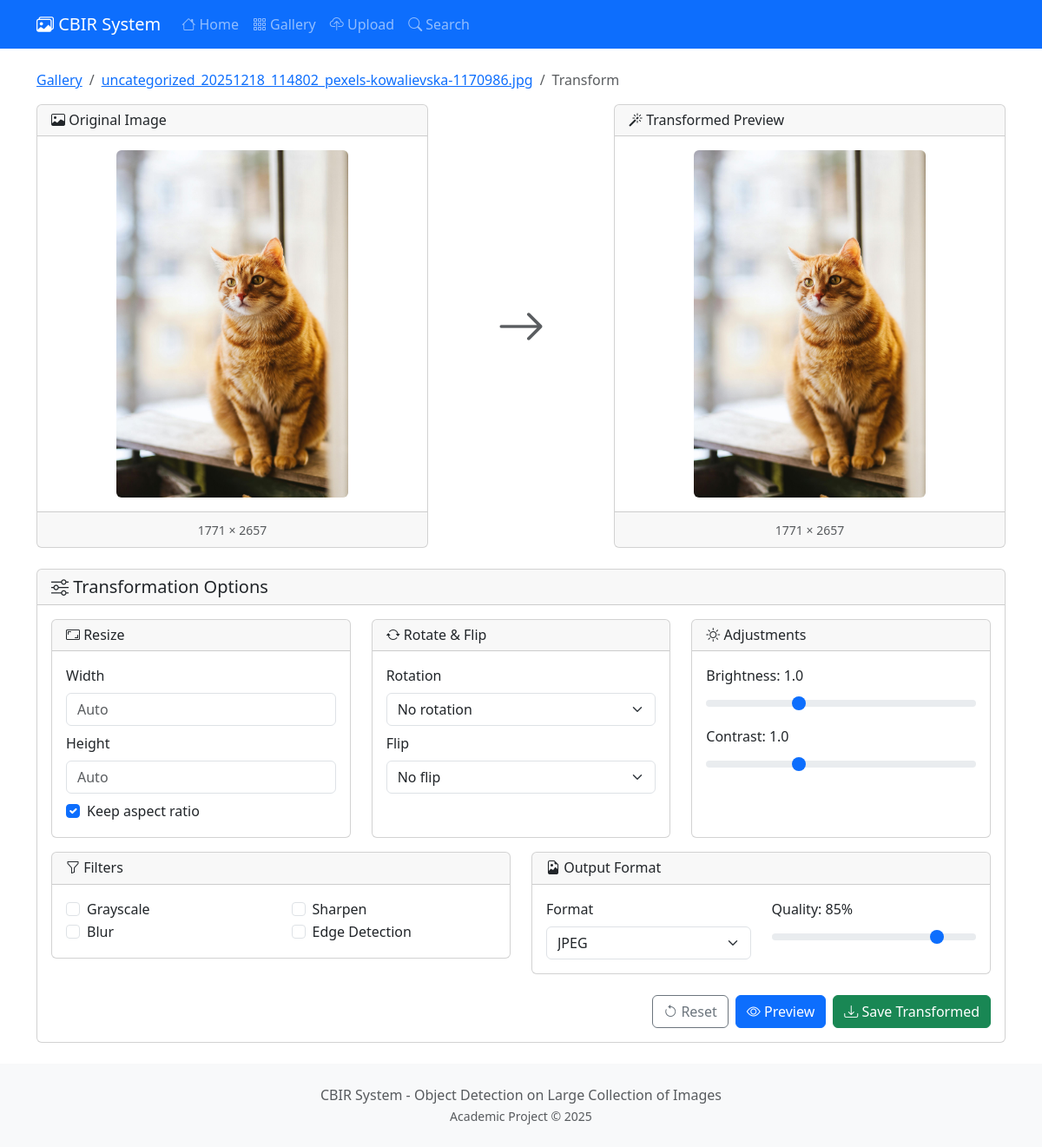
Screenshot of /image/11/transform/ with the database file from the repository.
### core/models.py (models this page shows, shortened)
class Image(models.Model):
    file = models.ImageField(upload_to=image_upload_path)
    filename = models.CharField(max_length=255)
    category = models.CharField(max_length=100, null=True, blank=True)
    uploaded_at = models.DateTimeField(auto_now_add=True)
    width = models.IntegerField(default=0)
    height = models.IntegerField(default=0)
    file_size = models.IntegerField(default=0)  # in bytes
    features_extracted = models.BooleanField(default=False)
    feature_vector = models.BinaryField(null=True, blank=True)  # Serialized numpy array
    class Meta:
        ordering = ['-uploaded_at']
    @property
    def image(self):
        return self.file
    @property
    def original_filename(self):
        return self.filename

### core/views.py (the view, shortened to what this page needs)
# urls.py: path('image/<int:pk>/transform/', views.TransformView.as_view(), name='transform'),
class TransformView(View):
    template_name = 'core/transform.html'
    def get(self, request, pk):
        image = get_object_or_404(Image, pk=pk)
        form = TransformForm()
        return render(request, self.template_name, {
            'image': image,
            'form': form
        })

### templates/core/transform.html (shortened to what this page needs)
{% extends 'core/base.html' %}
{% block content %}
<nav aria-label="breadcrumb" class="mb-3">
    <ol class="breadcrumb">
        <li class="breadcrumb-item"><a href="{% url 'core:gallery' %}">Gallery</a></li>
        <li class="breadcrumb-item"><a href="{% url 'core:image_detail' image.id %}">{{ image.original_filename }}</a></li>
        <li class="breadcrumb-item active">Transform</li>
    </ol>
</nav>
<div class="row">
    <div class="col-md-5">
        <div class="card">
            <div class="card-header">
                <h6 class="mb-0"><i class="bi bi-image"></i> Original Image</h6>
            </div>
            <div class="card-body text-center">
                <img src="{{ image.image.url }}" class="img-fluid rounded" id="originalImage" alt="Original">
            </div>
            <div class="card-footer text-center">
                <small class="text-muted">{{ image.width }} × {{ image.height }}</small>
            </div>
        </div>
    </div>
    <div class="col-md-2 d-flex align-items-center justify-content-center">
        <i class="bi bi-arrow-right display-4 text-muted"></i>
    </div>
    <div class="col-md-5">
        <div class="card">
            <div class="card-header">
                <h6 class="mb-0"><i class="bi bi-magic"></i> Transformed Preview</h6>
            </div>
            <div class="card-body text-center">
                <img src="{{ image.image.url }}" class="img-fluid rounded" id="previewImage" alt="Preview">
            </div>
            <div class="card-footer text-center">
                <small class="text-muted" id="previewDimensions">{{ image.width }} × {{ image.height }}</small>
            </div>
        </div>
    </div>
</div>
<div class="card mt-4">
    <div class="card-header">
        <h5 class="mb-0"><i class="bi bi-sliders"></i> Transformation Options</h5>
    </div>
    <div class="card-body">
        <form method="post" id="transformForm">
            <div class="row">
                <div class="col-md-4">
                    <div class="card h-100">
                        <div class="card-header">
                            <h6 class="mb-0"><i class="bi bi-aspect-ratio"></i> Resize</h6>
                        </div>
                        <div class="card-body">
                            <div class="mb-2">
                                <label class="form-label">Width</label>
                                <input type="number" name="resize_width" class="form-control" placeholder="Auto" min="1" max="4096">
                            </div>
                            <div class="mb-2">
                                <label class="form-label">Height</label>
                                <input type="number" name="resize_height" class="form-control" placeholder="Auto" min="1" max="4096">
                            </div>
                            <div class="form-check">
                                <input type="checkbox" name="keep_aspect" class="form-check-input" id="keepAspect" checked>
                                <label class="form-check-label" for="keepAspect">Keep aspect ratio</label>
                            </div>
                        </div>
                    </div>
                </div>
                <div class="col-md-4">
                    <div class="card h-100">
                        <div class="card-header">
                            <h6 class="mb-0"><i class="bi bi-arrow-repeat"></i> Rotate & Flip</h6>
                        </div>
                        <div class="card-body">
                            <div class="mb-2">
                                <label class="form-label">Rotation</label>
                                <select name="rotation" class="form-select">
                                    <option value="0">No rotation</option>
                                </select>
                            </div>
                            <div class="mb-2">
                                <label class="form-label">Flip</label>
                                <select name="flip" class="form-select">
                                    <option value="">No flip</option>
                                </select>
                            </div>
                        </div>
                    </div>
                </div>
                <div class="col-md-4">
                    <div class="card h-100">
                        <div class="card-header">
                            <h6 class="mb-0"><i class="bi bi-brightness-high"></i> Adjustments</h6>
                        </div>
                        <div class="card-body">
                            <div class="mb-2">
                                <label class="form-label">Brightness: <span id="brightnessVal">1.0</span></label>
                                <input type="range" name="brightness" class="form-range" min="0.5" max="2" step="0.1" value="1" id="brightness">
                            </div>
                            <div class="mb-2">
                                <label class="form-label">Contrast: <span id="contrastVal">1.0</span></label>
                                <input type="range" name="contrast" class="form-range" min="0.5" max="2" step="0.1" value="1" id="contrast">
                            </div>
                        </div>
                    </div>
                </div>
            </div>
            <div class="row mt-3">
                <div class="col-md-6">
                    <div class="card">
                        <div class="card-header">
                            <h6 class="mb-0"><i class="bi bi-funnel"></i> Filters</h6>
                        </div>
                        <div class="card-body">
                            <div class="row">
                                <div class="col-6">
                                    <div class="form-check">
                                        <input type="checkbox" name="grayscale" class="form-check-input" id="grayscale">
                                        <label class="form-check-label" for="grayscale">Grayscale</label>
                                    </div>
                                    <div class="form-check">
                                        <input type="checkbox" name="blur" class="form-check-input" id="blur">
                                        <label class="form-check-label" for="blur">Blur</label>
                                    </div>
                                </div>
                                <div class="col-6">
                                    <div class="form-check">
                                        <input type="checkbox" name="sharpen" class="form-check-input" id="sharpen">
                                        <label class="form-check-label" for="sharpen">Sharpen</label>
                                    </div>
                                    <div class="form-check">
                                        <input type="checkbox" name="edge_detect" class="form-check-input" id="edgeDetect">
                                        <label class="form-check-label" for="edgeDetect">Edge Detection</label>
                                    </div>
                                </div>
                            </div>
                        </div>
                    </div>
                </div>
                <div class="col-md-6">
                    <div class="card">
                        <div class="card-header">
                            <h6 class="mb-0"><i class="bi bi-file-earmark-image"></i> Output Format</h6>
                        </div>
                        <div class="card-body">
                            <div class="row">
                                <div class="col-6">
                                    <label class="form-label">Format</label>
                                    <select name="output_format" class="form-select">
                                        <option value="jpeg">JPEG</option>
                                    </select>
                                </div>
                                <div class="col-6">
                                    <label class="form-label">Quality: <span id="qualityVal">85</span>%</label>
                                    <input type="range" name="quality" class="form-range" min="10" max="100" step="5" value="85" id="quality">
                                </div>
                            </div>
                        </div>
                    </div>
                </div>
            </div>
            <div class="mt-4 d-flex gap-2 justify-content-end">
                <button type="button" class="btn btn-outline-secondary" onclick="resetForm()">
                    <i class="bi bi-arrow-counterclockwise"></i> Reset
                </button>
                <button type="submit" class="btn btn-primary" name="action" value="preview">
                    <i class="bi bi-eye"></i> Preview
                </button>
                <button type="submit" class="btn btn-success" name="action" value="save">
                    <i class="bi bi-download"></i> Save Transformed
                </button>
            </div>
        </form>
    </div>
</div>
{% endblock %}

### static/css/style.css (style rules this page uses)
body { min-height: 100vh; display: flex; flex-direction: column; }
#previewImage { max-height: 400px; object-fit: contain; }
#originalImage { max-height: 400px; object-fit: contain; }

### rows the page displays
Image: original_filename "uncategorized_20251218_114802_pexels-kowalievska-1170986.jpg", image (picture), width "1771", height "2657"
